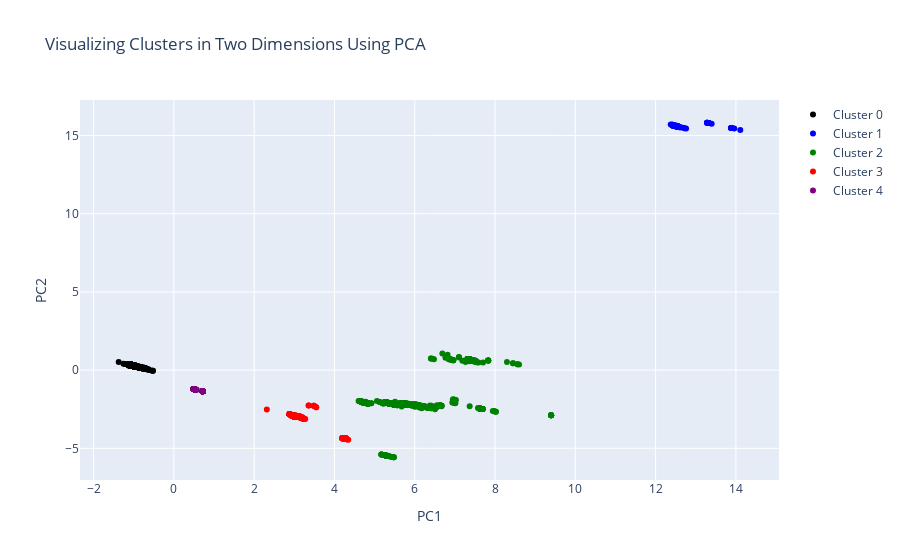

Notebook code for this chart:
### Code cell
#Building the 2-D plot

#trace1 is for 'Cluster 0'
trace1 = go.Scatter(
                    x = cluster0["PC1_2d"],
                    y = cluster0["PC2_2d"],
                    mode = "markers",
                    name = "Cluster 0",
                    marker = dict(color = '#000000'), # black
                    text = None)

#trace2 is for 'Cluster 1'
trace2 = go.Scatter(
                    x = cluster1["PC1_2d"],
                    y = cluster1["PC2_2d"],
                    mode = "markers",
                    name = "Cluster 1",
                    marker = dict(color = '#0000FF'), # Blue
                    text = None)
#trace3 is for 'Cluster 2'
trace3 = go.Scatter(
                    x = cluster2["PC1_2d"],
                    y = cluster2["PC2_2d"],
                    mode = "markers",
                    name = "Cluster 2",
                    marker = dict(color = '#008000'), # Green
                    text = None)

#trace4 is for 'Cluster 3'
trace4 = go.Scatter(
                    x = cluster3["PC1_2d"],
                    y = cluster3["PC2_2d"],
                    mode = "markers",
                    name = "Cluster 3",
                    marker = dict(color = '#FF0000'),  # Red
                    text = None)
#trace5 is for 'Cluster 4'
trace5 = go.Scatter(
                    x = cluster4["PC1_2d"],
                    y = cluster4["PC2_2d"],
                    mode = "markers",
                    name = "Cluster 4",
                    marker = dict(color = '#800080'), # Purple
                    text = None)

# #trace6 is for 'Cluster 5'
# trace6 = go.Scatter(
#                      x = cluster5["PC1_2d"],
#                      y = cluster5["PC2_2d"],
#                      mode = "markers",
#                      name = "Cluster 5",
#                      marker = dict(color = '#FF7F50'), # Purple
#                      text = None)
# #trace7 is for 'Cluster 6'
# trace7 = go.Scatter(
#                      x = cluster6["PC1_2d"],
#                      y = cluster6["PC2_2d"],
#                      mode = "markers",
#                      name = "Cluster 6",
#                      marker = dict(color = '#800080'), # Purple
#                      text = None)
# #trace8 is for 'Cluster 7'
# trace8 = go.Scatter(
#                     x = cluster7["PC1_2d"],
#                     y = cluster7["PC2_2d"],
#                     mode = "markers",
#                     name = "Cluster 7",
#                     marker = dict(color = '#800080'), # Purple
#                     text = None)
data1 = [trace1, trace2, trace3, trace4, trace5]

title = "Visualizing Clusters in Two Dimensions Using PCA"

layout = dict(title = title,
              xaxis= dict(title= 'PC1',ticklen= 5,zeroline= False),
              yaxis= dict(title= 'PC2',ticklen= 5,zeroline= False)
             )

fig = dict(data = data1, layout = layout)

iplot(fig)

### Figure 1 — Plotly figure (JSON) as saved in the notebook; plotly's stock layout.template omitted (floating-point values rounded to 4 significant figures; data arrays with more than 128 entries replaced by an {"elided": "..."} marker saying what was removed)
{"data": [{"marker": {"color": "#000000"}, "mode": "markers", "name": "Cluster 0", "type": "scatter", "x": {"elided": "7078 float values"}, "y": {"elided": "7078 float values"}}, {"marker": {"color": "#0000FF"}, "mode": "markers", "name": "Cluster 1", "type": "scatter", "x": [13.32, 13.32, 13.32, 12.57, 13.28, 13.28, 12.46, 12.5, 12.5, 12.61, 12.5, 12.46, 13.88, 12.53, 12.56, 12.68, 12.57, 12.5, 12.38, 12.57, 12.42, 12.5, 12.42, 12.46, 12.53, 12.45, 12.41, 13.28, 12.72, 12.41, 12.53, 12.53, 12.41, 12.46, 13.88, 12.57, 12.46, 12.57, 13.4, 12.49, 12.46, 13.28, 12.42, 12.57, 12.46, 13.32, 12.57, 12.42, 13.88, 13.88, 13.88, 13.88, 13.88, 12.46, 12.46, 12.53, 12.53, 12.53, 13.32, 12.53, 12.45, 13.96, 12.53, 12.53, 12.57, 12.57, 12.57, 12.57, 12.57, 12.49, 12.57, 12.61, 12.61, 12.53, 14.11, 12.76], "y": [15.8, 15.8, 15.8, 15.56, 15.82, 15.82, 15.62, 15.6, 15.6, 15.53, 15.6, 15.62, 15.49, 15.58, 15.6, 15.49, 15.56, 15.6, 15.71, 15.56, 15.64, 15.6, 15.64, 15.62, 15.58, 15.66, 15.68, 15.82, 15.47, 15.68, 15.58, 15.58, 15.68, 15.62, 15.49, 15.56, 15.62, 15.56, 15.75, 15.64, 15.62, 15.82, 15.64, 15.56, 15.62, 15.8, 15.56, 15.64, 15.49, 15.49, 15.49, 15.49, 15.49, 15.62, 15.62, 15.58, 15.58, 15.58, 15.8, 15.58, 15.66, 15.44, 15.58, 15.58, 15.56, 15.56, 15.56, 15.56, 15.56, 15.64, 15.56, 15.53, 15.53, 15.62, 15.36, 15.45]}, {"marker": {"color": "#008000"}, "mode": "markers", "name": "Cluster 2", "type": "scatter", "x": {"elided": "857 float values"}, "y": {"elided": "857 float values"}}, {"marker": {"color": "#FF0000"}, "mode": "markers", "name": "Cluster 3", "type": "scatter", "x": {"elided": "294 float values"}, "y": {"elided": "294 float values"}}, {"marker": {"color": "#800080"}, "mode": "markers", "name": "Cluster 4", "type": "scatter", "x": {"elided": "386 float values"}, "y": {"elided": "386 float values"}}], "layout": {"title": {"text": "Visualizing Clusters in Two Dimensions Using PCA"}, "xaxis": {"ticklen": 5, "title": {"text": "PC1"}, "zeroline": false}, "yaxis": {"ticklen": 5, "title": {"text": "PC2"}, "zeroline": false}}}
